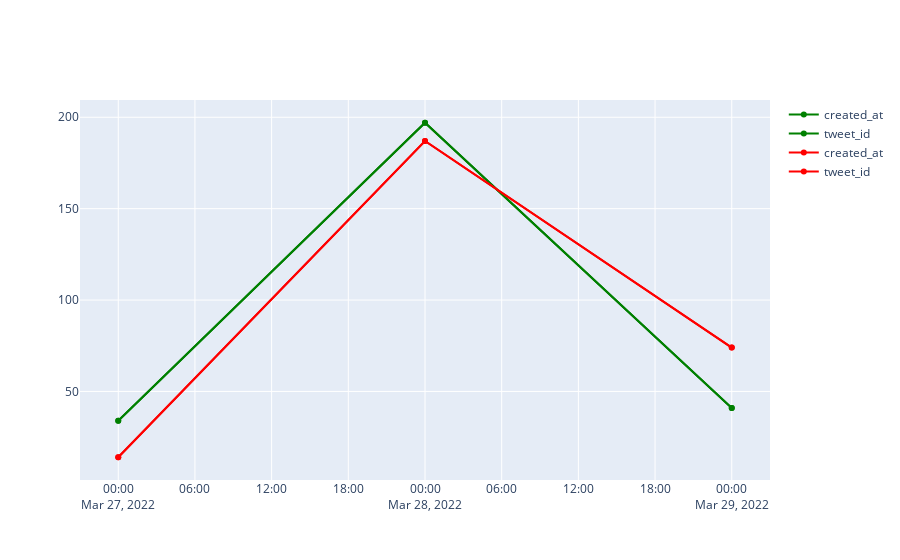

Notebook code cell kept with this figure:
### Code cell
# filter the df to only capture Tweets from the start to end of the second peak in march 2022
newdf = df[(df['created_at']>='2022-03-27') & (df['created_at']<='2022-03-29')]
neg = newdf[newdf['sentiment_category']=='negative']
neg = neg.groupby(['created_at'],as_index=False).count()
pos = newdf[newdf['sentiment_category']=='positive']
pos = pos.groupby(['created_at'],as_index=False).count()

pos = pos[['created_at','tweet_id']]
neg = neg[['created_at','tweet_id']]

import plotly.graph_objs as go
fig = go.Figure()
for col in pos.columns:
    fig.add_trace(go.Scatter(x=pos['created_at'], y=pos['tweet_id'],
                             name = col,
                             mode = 'markers+lines',
                             line=dict(shape='linear'),
                             connectgaps=True,
                             line_color='green'
                             )
                 )
for col in neg.columns:
    fig.add_trace(go.Scatter(x=neg['created_at'], y=neg['tweet_id'],
                             name = col,
                             mode = 'markers+lines',
                             line=dict(shape='linear'),
                             connectgaps=True,
                             line_color='red'
                             )
                 )
fig.show()

### Figure 1 — Plotly figure (JSON) as saved in the notebook; plotly's stock layout.template omitted (floating-point values rounded to 4 significant figures)
{"data": [{"connectgaps": true, "line": {"color": "green", "shape": "linear"}, "mode": "markers+lines", "name": "created_at", "type": "scatter", "x": ["2022-03-27", "2022-03-28", "2022-03-29"], "y": [34, 197, 41]}, {"connectgaps": true, "line": {"color": "green", "shape": "linear"}, "mode": "markers+lines", "name": "tweet_id", "type": "scatter", "x": ["2022-03-27", "2022-03-28", "2022-03-29"], "y": [34, 197, 41]}, {"connectgaps": true, "line": {"color": "red", "shape": "linear"}, "mode": "markers+lines", "name": "created_at", "type": "scatter", "x": ["2022-03-27", "2022-03-28", "2022-03-29"], "y": [14, 187, 74]}, {"connectgaps": true, "line": {"color": "red", "shape": "linear"}, "mode": "markers+lines", "name": "tweet_id", "type": "scatter", "x": ["2022-03-27", "2022-03-28", "2022-03-29"], "y": [14, 187, 74]}], "layout": {}}
